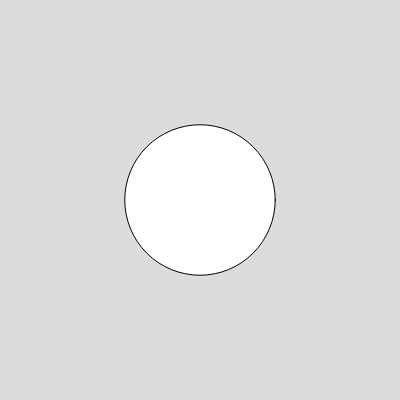
Frame 1 (no input)
Frame 60 (no input): identical to frame 1, image omitted
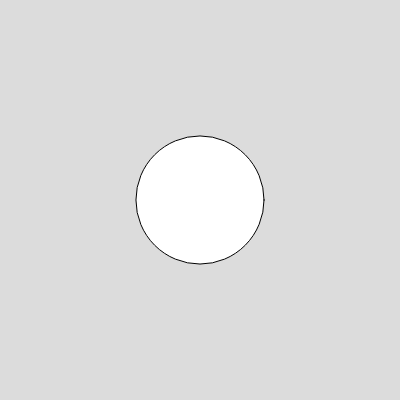
Frame 120 (the mouse pressed at the canvas centre since frame 60)

The p5.js sketch that drew these frames (run headless with seeded random() and noise() and a simulated clock; from frame 60 on, the mouse is pressed at the canvas centre):

// p5.js sketch
// ── sketch.js
let inc = 0.01;

function setup() {
  createCanvas(400, 400);
}

function draw() {
  background(220);
  // 마우스 위치에 기반하여 노이즈 값 생성
  let n = noise(mouseX * 0.01, mouseY * 0.01);
  // 노이즈 값에 따라 원의 크기를 변화시킵니다.
  let diameter = map(n, 0, 1, 50, 200);
  ellipse(width / 2, height / 2, diameter);
}
